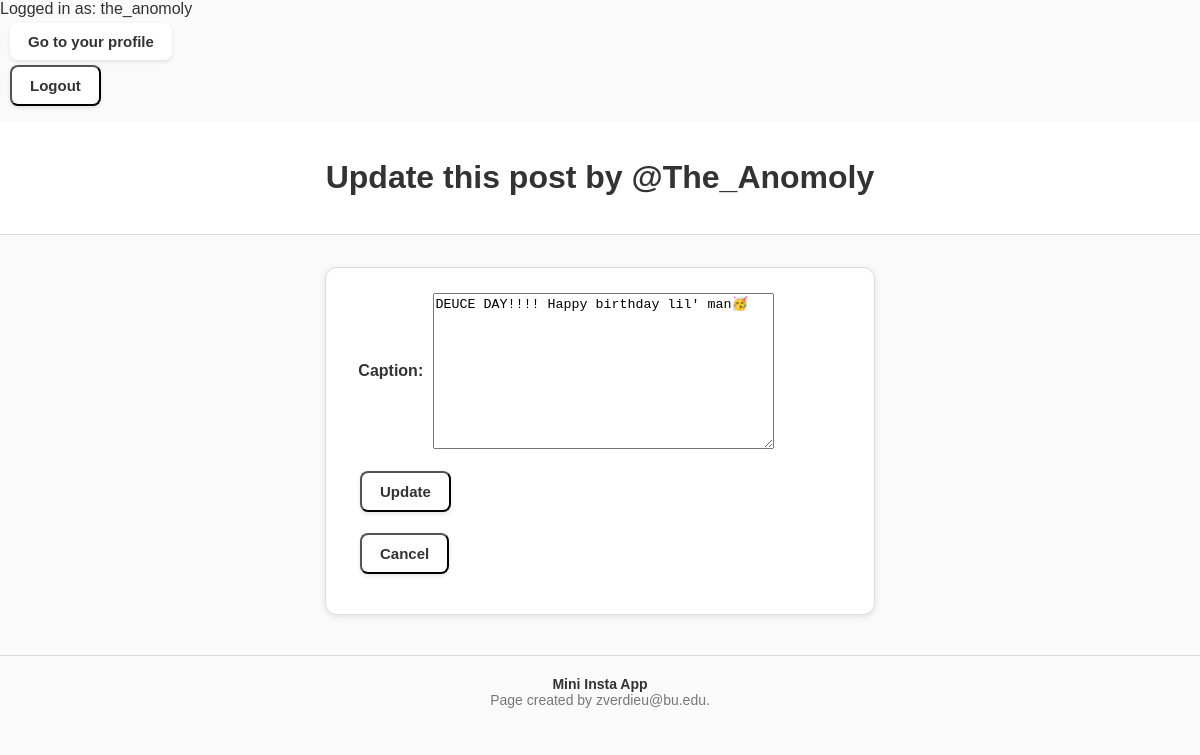
Page /mini_insta/post/2/update (signed in) on the committed database.
### mini_insta/models.py (models this page shows, shortened)
class Post(models.Model):
    profile = models.ForeignKey(Profile, on_delete=models.CASCADE)
    timestamp = models.DateTimeField(auto_now=True)
    caption = models.TextField(blank=False)

class Profile(models.Model):
    username = models.TextField(blank=True)
    display_name = models.TextField(blank=True)
    profile_image_url = models.URLField(blank=True)
    bio_text = models.TextField(blank=True)
    join_date = models.DateTimeField(auto_now=True)
    user = models.ForeignKey(User, on_delete=models.CASCADE)

### mini_insta/views.py (the view, shortened to what this page needs)
# urls.py: path('post/<int:pk>/update', UpdatePostView.as_view(), name="update_post"),
class UpdatePostView(LoginRequiredMixin, UpdateView):
    model = Post
    form_class = UpdatePostForm
    template_name = 'mini_insta/update_post_form.html'
    context_object_name = 'post'

### mini_insta/forms.py
class UpdatePostForm(forms.ModelForm):
    class Meta:
        model = Post
        fields = ['caption']

### mini_insta/templates/mini_insta/update_post_form.html (shortened to what this page needs)
 {% extends 'mini_insta/base.html' %}
 {% block content %}
<header>
    <h1>Update this post by {{post.profile.username}}</h1>
</header>
<div class="update-form">
    <form action="{% url 'mini_insta:update_post' post.pk %}" method="POST"
    enctype="multipart/form-data">
        <table>
        {{form.as_table}}
        </table>
        <input type="submit" name="update_post" value="Update" class="button"><br>
    </form>
    <form action="{% url 'mini_insta:post' post.pk %}" method="Get">
        <input type="submit" value="Cancel" class="button">
    </form>
</div>
{% endblock %}

### mini_insta/templates/mini_insta/base.html (shortened to what this page needs)
 {% load static %}
<html>
    <head>
        <link rel="stylesheet" href="{% static 'styles-mini_insta.css' %}">
    </head>
    <body>
        {% if request.user.is_authenticated %}
        Logged in as: {{request.user}} <br>
        <a href="{% url 'mini_insta:show_profile' %}" class="button">Go to your profile</a>
        <form action="{% url 'mini_insta:logout' %}" method="POST">
            <input type="submit" value="Logout" class="button">
        </form>
        {% else %}
        Not logged in. <br>
        <a href="{% url 'mini_insta:login' %}" class="button">Login</a>
        <a href="{% url 'mini_insta:create_profile' %}" class="button">Create a Profile</a>
        {% endif %}
         {% block content %}
         {% endblock %}
         <footer>
            {% if profile %}
            <a href="{% url 'mini_insta:show_feed' %}">Mini Insta App</a>
            <a href="{% url 'mini_insta:create_post' %}" >Create Post</a>
            <a href="{% url 'mini_insta:search' %}">Search</a><br>
            {% else %}
            <a href="{% url 'mini_insta:show_all' %}">Mini Insta App</a><br>
            {% endif %}
            Page created by zverdieu@bu.edu. <br>
        </footer>
    </body>
</html>

### static/styles-mini_insta.css (style rules this page uses)
body { font-family: Arial, sans-serif; background: #fafafa; margin: 0; padding: 0; color: #333; }
header { background: #fff; border-bottom: 1px solid #ddd; padding: 1rem 2rem; text-align: center; }
footer { text-align: center; margin-top: 40px; padding: 20px 0; font-size: 14px; color: #777; border-top: 1px solid #ddd; background-color: #fafafa; }
footer a { margin: 10px; color: #333; font-weight: bold; text-decoration: none; }
.create-post-form, .update-form { max-width: 500px; margin: 2rem auto; padding: 24px; border: 1px solid #ddd; border-radius: 12px; background-color: #fff; box-shadow: 0 2px 6px rgba(0,0,0,0.1); }
.create-post-form table, .update-form table { width: 100%; border-collapse: collapse; margin-bottom: 1rem; }
.button { margin-left: 10px; margin-top: 5px; display: inline-block; padding: 10px 18px; background-color: #fff; color: #333; border-radius: 8px; text-decoration: none; font-weight: bold; font-size: 15px; box-shadow: 0 2px 4px rgba(0,0,0,0.1); }

### rows in the picture
Post: profile.username "@The_Anomoly", caption "DEUCE DAY!!!! Happy birthday lil' man🥳"

### other values in the picture
{{ request.user }} "the_anomoly"
